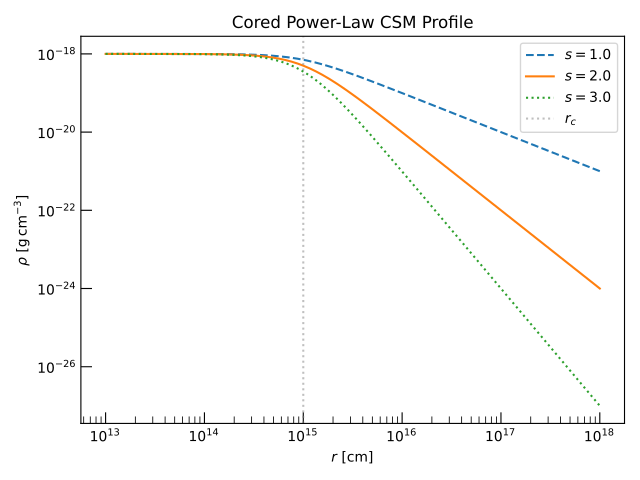

The Python source for this figure:
import numpy as np
import astropy.units as u
import matplotlib.pyplot as plt
from trilobite.dynamics.profiles.csm import CoredPowerLawCSMProfile
from trilobite.utils.plot_utils import set_plot_style

set_plot_style()
r = np.geomspace(1e13, 1e18, 400) * u.cm
r_core = 1e15 * u.cm
rho_0 = 1e-18 * u.g / u.cm**3
fig, ax = plt.subplots()
for s, ls in [(1.0, '--'), (2.0, '-'), (3.0, ':')]:
    rho = CoredPowerLawCSMProfile.eval(r, rho_0=rho_0, r_core=r_core, slope=s)
    ax.loglog(r.value, rho.value, ls=ls, label=fr'$s={s}$')
ax.axvline(r_core.value, ls=':', color='gray', alpha=0.5, label=r'$r_c$')
ax.set_xlabel(r'$r\ [\mathrm{cm}]$')
ax.set_ylabel(r'$\rho\ [\mathrm{g\,cm^{-3}}]$')
ax.set_title('Cored Power-Law CSM Profile')
ax.legend()
plt.tight_layout()
